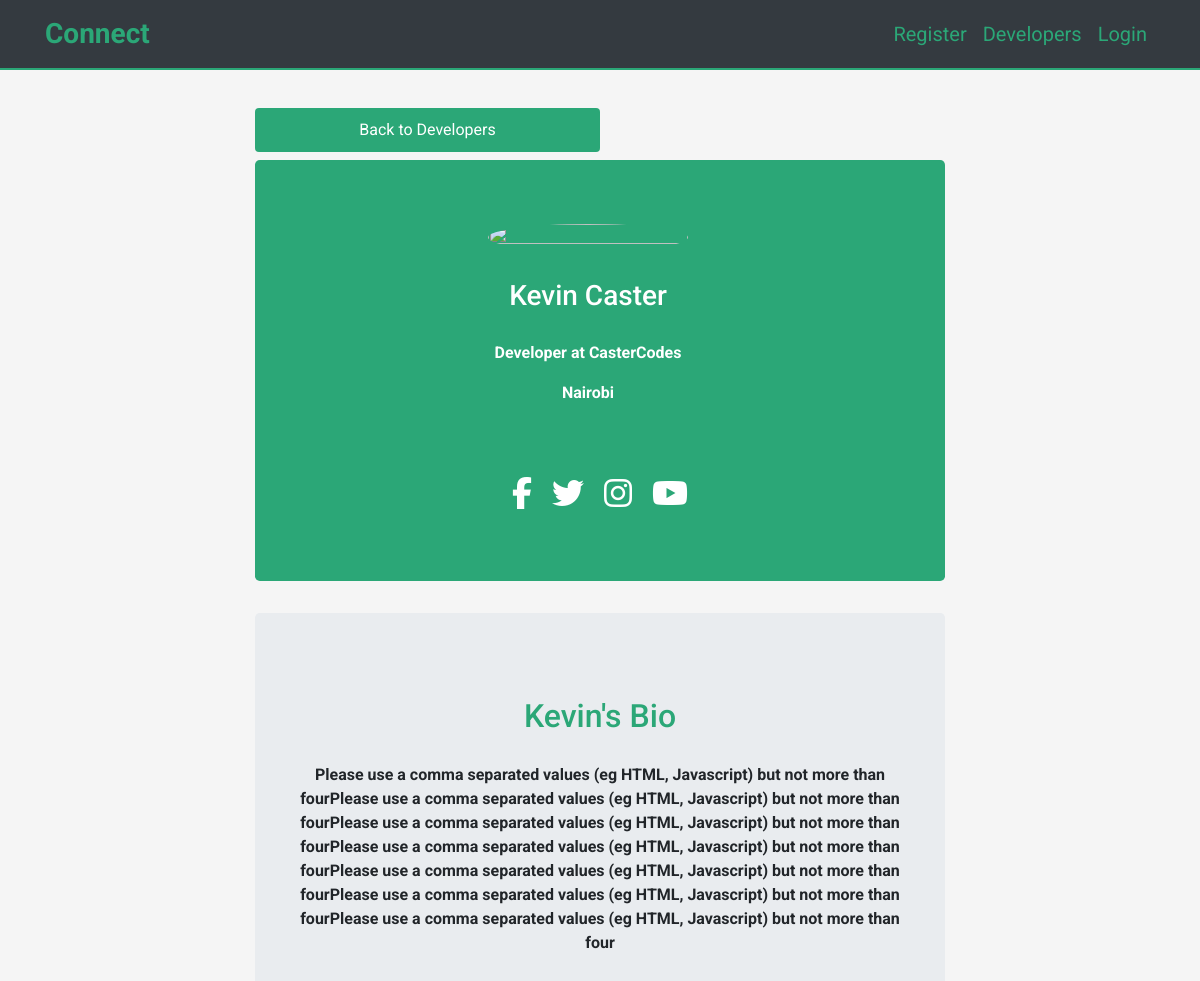
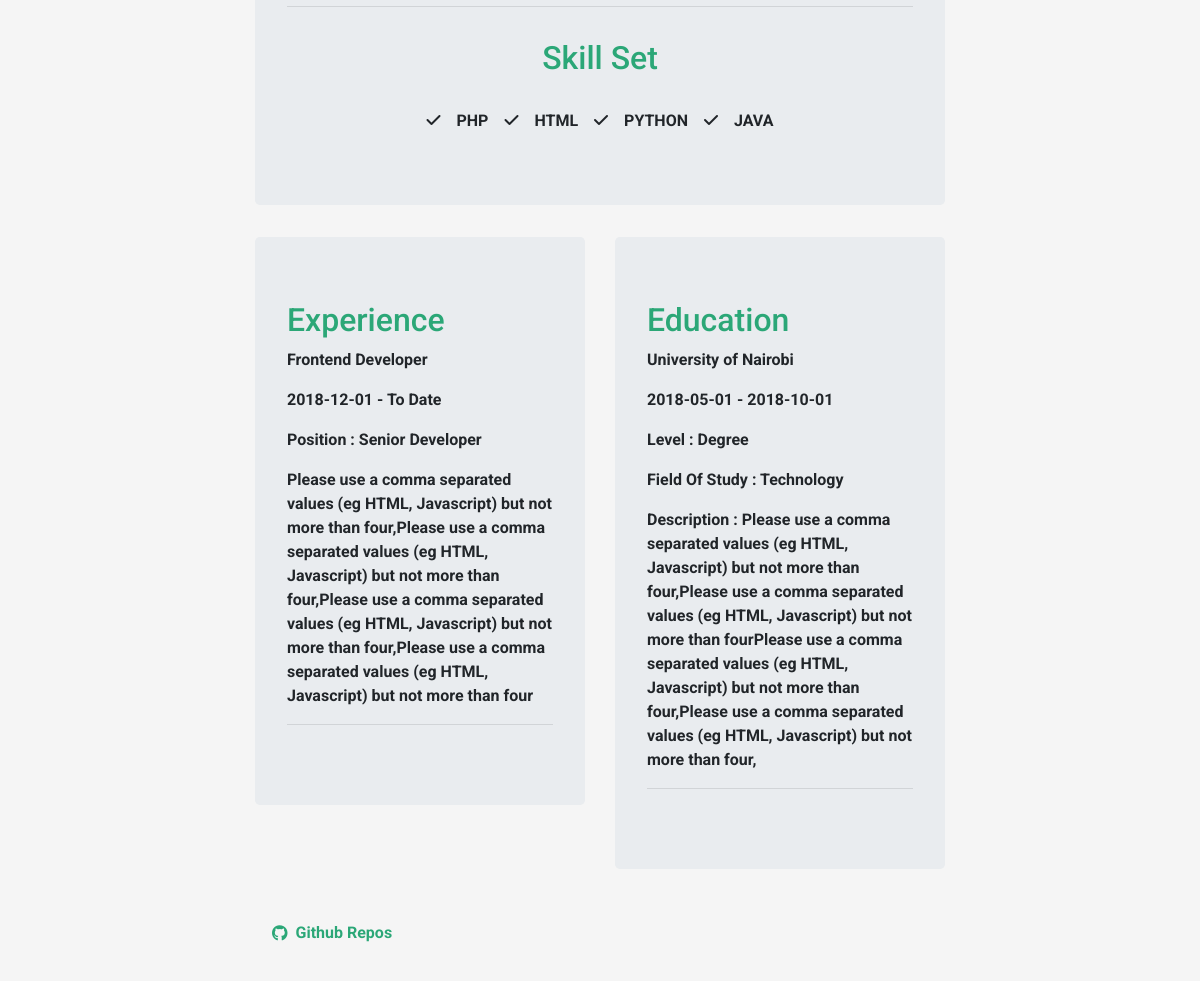
Page /profile.php?user-id=1 on the committed database (2 pictures, top to bottom).
### tables this page shows
CREATE TABLE `users` (
  `userId` int(11) NOT NULL,
  `userName` varchar(256) NOT NULL,
  `userEmail` varchar(256) NOT NULL,
  `userPassword` varchar(256) NOT NULL
);

CREATE TABLE `userprofile` (
  `profileId` int(11) NOT NULL,
  `userId` int(11) NOT NULL,
  `userProfession` varchar(256) NOT NULL,
  `userCompany` varchar(256) NOT NULL,
  `userWebsite` varchar(256) NOT NULL,
  `userLocation` varchar(256) NOT NULL,
  `userSkills` varchar(256) NOT NULL,
  `userGithub` varchar(256) NOT NULL,
  `userBio` longtext NOT NULL,
  `userFacebook` varchar(256) NOT NULL,
  `userTwitter` varchar(256) NOT NULL,
  `userInsta` varchar(256) NOT NULL,
  `userYoutube` varchar(256) NOT NULL,
  `userImage` varchar(256) NOT NULL,
  `uploaded` varchar(256) DEFAULT 'no'
);

CREATE TABLE `experience` (
  `experienceId` int(11) NOT NULL,
  `userId` int(11) NOT NULL,
  `jobTitle` varchar(256) NOT NULL,
  `companyName` varchar(256) NOT NULL,
  `fromDate` date NOT NULL,
  `toDate` date NOT NULL,
  `currentJob` varchar(256) DEFAULT 'no',
  `jobDesc` longtext NOT NULL
);

CREATE TABLE `education` (
  `educationId` int(11) NOT NULL,
  `userId` int(11) NOT NULL,
  `school` varchar(256) NOT NULL,
  `schoolLevel` varchar(256) NOT NULL,
  `schoolField` varchar(256) NOT NULL,
  `fromDate` date NOT NULL,
  `toDate` date NOT NULL,
  `currentEducation` varchar(256) DEFAULT 'no',
  `educationDesc` longtext NOT NULL
);

### lib/Database.php (called while the page is built, shortened)
<?php
class Database {
     private $hostname = DB_HOST;
     private $username = USER_NAME;
     private $pass = USER_PASS;
     private $dbname = DB_NAME;
     private $connection;
     private $stmt;
     public function __construct(){
           try{
               $this->dsn =  'mysql:host='.$this->hostname.';dbname='.$this->dbname;
               $this->options  = [
                PDO::ATTR_DEFAULT_FETCH_MODE => PDO::FETCH_OBJ,
                PDO::ATTR_ERRMODE => PDO::ERRMODE_EXCEPTION,
                PDO::ATTR_PERSISTENT => true,
                PDO::ATTR_EMULATE_PREPARES => false
               ];
               $this->connection = new PDO ($this->dsn, $this->pass, $this->username, $this->options);
           }catch(PDOExpeption $e){
                die('ERROR' . $e->getMessage());
           }
     }
     public function query($sql){
          $this->stmt = $this->connection->prepare($sql);
     }
     public function bind($param, $value, $type = null){
        if(is_null($type)){
            switch($value){
                  default:
                  $type = PDO::PARAM_STR;
            }
        }
        $this->stmt->bindValue($param,$value, $type);
     }
     public function execute(){
           return $this->stmt->execute();
     }
     public function resultSet(){
          $this->resultSet = $this->stmt->fetchAll();
          return $this->resultSet;
     }
     public function singleResult(){
          $this->singleResult = $this->stmt->fetch();
          return $this->singleResult;
     }
     public function rowCount(){
        $this->rowCount = $this->stmt->rowCount();
        return $this->rowCount;
    }
}

### lib/User.php (called while the page is built, shortened)
<?php
class User {
      private $conn;
      public function __construct(){
           $this->conn = new Database();
      }
      public function getUserById($id){
             $sql = "SELECT * FROM users WHERE userId = :userId";
             $this->conn->query($sql);
             $this->conn->bind(':userId', $id);
             $this->conn->execute();
             return $this->conn->singleResult();
      }
      public function getUserprofileById($id){
          $sql = "SELECT * FROM userprofile WHERE userId = :userId";
          $this->conn->query($sql);
          $this->conn->bind(':userId', $id);
          $this->conn->execute();
          if($this->conn->rowCount() === 1){
               return $this->conn->singleResult();
          }else{
                return $this->conn->resultSet();
          }
     }
 }

### lib/Experience.php (called while the page is built, shortened)
<?php
 class Experience{
       private $conn;
       public function __construct(){
           $this->conn = new Database();
       }
       public function getExperienceById($id){
               $sql = "SELECT * FROM experience WHERE userId = :userId";
               $this->conn->query($sql);
               $this->conn->bind(':userId', $id);
               $this->conn->execute();
               return $this->conn->resultSet();
       }
 }

### lib/Education.php (called while the page is built, shortened)
<?php
 class Education{
       private $conn;
       public function __construct(){
           $this->conn = new Database();
       }
       public function getEducationById($id){
            $sql = "SELECT * FROM education WHERE userId = :userId";
            $this->conn->query($sql);
            $this->conn->bind(':userId', $id);
            $this->conn->execute();
            return $this->conn->resultSet();
    }
 }

### profile.php (the view, shortened to what this page needs)
<?php
  include_once 'includes/header.php';
  ?>
  </head>
<?php
   include_once 'includes/navigation.php';
?>
    <section class="profile">
         <?php
            if(isset($_GET['user-id'])){
                  $user_id = $_GET['user-id'];
                  $user = new User();
                  $profile = new User();
                  $userDetails = $user->getUserById($user_id);
                  $profileDetails = $profile->getUserprofileById($user_id);
            }
         ?>
        <div class="container">
            <div>
                <a href="developers.php" class="btn button-one my-2 w-50">Back to Developers</a>
            </div>
            <div class="jumbotron  d-flex flex-column jusfidy-content-center text-center developer-details">
                <div class=" mr-4 p-0">
                    <?php if($profileDetails->uploaded === 'yes'):?>
                        <img src='uploads/<?php echo $profileDetails->userImage;?>' alt="" class='profile-image ' >
                    <?php else:?>
                        <img src="uploads/face.jpeg" class="profile-image img-fluid " alt="">
                    <?php endif;?>
                </div>
                <div class=" mr-4 mt-2 text-white">
                    <h3 class='developer heading-one'><?php echo $userDetails->userName;?></h3>
                    <p>Developer at <?php echo $profileDetails->userCompany;?></p>
                    <p><?php echo $profileDetails->userLocation;?></p>
                </div>
                <div class="text-white text-center jusfidy-content-center mt-5">
                    <a href="<?php echo $profileDetails->userFacebook;?>" class='text-white'> <i class="fab fa-facebook-f fa-2x m-2"></i></a>
                    <a href="<?php echo $profileDetails->userTwitter;?>" class='text-white'> <i class="fab fa-twitter   fa-2x m-2"></i></a>
                    <a href="<?php echo $profileDetails->userInsta;?>" class='text-white'> <i class="fab fa-instagram   fa-2x m-2"></i></a>
                    <a href="<?php echo $profileDetails->userYoutube;?>" class='text-white'><i class="fab fa-youtube  fa-2x m-2"></i></a>
                </div>
            </div>
            <div class="developer-bio jumbotron">
                <div class="d-flex flex-column justify-centent-center text-center">
                    <h2 class='primary-color heading-one'><?php
                          $userfullname = $userDetails->userName;
                          $userfirstname = explode(' ', $userfullname);
                          echo $userfirstname[0] . "'s" . " Bio"
                    ?></h2>
                    <p><?php echo $profileDetails->userBio;?></p>
                </div>
                <hr>
                <div class="d-flex flex-column justify-centent-center text-center">
                    <h2 class='heading-one primary-color py-3'>Skill Set</h2>
                    <div class="d-flex text-center justify-content-center flex-sm-row flex-column">
                        <?php $skills = explode(',', $profileDetails->userSkills);?>
                        <?php if(count($skills) === 4):?>
                            <div class="d-flex  flex-row">
                                <div class="p-2 align-self-start">
                                    <i class="fa fa-check"></i>
                                </div>
                                <div class="p-2 align-self-end">
                                    <?php echo strtoupper($skills[0]);?>
                                </div>
                            </div>
                            <div class="d-flex  flex-row">
                                <div class="p-2 align-self-start">
                                    <i class="fa fa-check"></i>
                                </div>
                                <div class="p-2 align-self-end">
                                    <?php echo strtoupper($skills[1]);?>
                                </div>
                            </div>
                            <div class="d-flex  flex-row">
                                <div class="p-2 align-self-start">
                                    <i class="fa fa-check"></i>
                                </div>
                                <div class="p-2 align-self-end">
                                    <?php echo strtoupper($skills[2]);?>
                                </div>
                            </div>
                            <div class="d-flex  flex-row">
                                <div class="p-2 align-self-start">
                                    <i class="fa fa-check"></i>
                                </div>
                                <div class="p-2 align-self-end">
                                    <?php echo strtoupper($skills[3]);?>
                                </div>
                            </div>
                        <?php endif;?>
                    </div>
                </div>
            </div>
            <div class="well">
                <div class="row">
                    <div class="col-md-12 col-lg-6">
                        <div class="jumbotron  experience">
                            <h2 class="primary-color">Experience</h2>
                            <?php
                              $experienceObj = new Experience();
                              $experienceDetails = $experienceObj->getExperienceById($user_id);
                            ?>
                            <?php if(count($experienceDetails) > 0):?>
                                <?php foreach($experienceDetails as $experience):?>
                                    <p class='mt-2'><?php echo $experience->jobTitle;?></p>
                                    <p><?php echo $experience->fromDate;?> - <?php
                                    if($experience->currentJob === 'yes'){
                                        echo 'To Date';
                                    }else{
                                        echo $experience->toDate;
                                    } ?></p>
                                    <p>Position : <?php echo $profileDetails->userProfession;?> Developer</p>
                                    <p><?php echo $experience->jobDesc;?></p>
                                    <hr>
                              <?php endforeach;?>
                            <?php else:?>
                              <p class="text-info">
                                   User has not yet updated
                              </p>
                            <?php endif;?>
                        </div>
                    </div>
                    <div class="col-md-12 col-lg-6 ">
                        <div class="jumbotron education">
                            <h2 class="primary-color">
                                Education
                            </h2>
                            <?php
                              $educationObj = new Education();
                              $educationDetails = $educationObj->getEducationById($user_id);
                            ?>
                             <?php if(count($educationDetails) > 0):?>
                                <?php foreach($educationDetails as $education):?>
                                    <p class='mt-2'><?php echo $education->school;?></p>
                                    <p><?php echo $education->fromDate;?> - <?php
                                    if($education->currentEducation === 'yes'){
                                        echo 'To Date';
                                    }else{
                                        echo $education->toDate;
                                    } ?></p>
                                <p> Level : <?php echo $education->schoolLevel;?></p>
                                <p>Field Of Study : <?php echo $education->schoolField;?></p>
                                <p>Description : <?php echo $education->educationDesc;?></p>
                                <hr>
                                <?php endforeach;?>
                            <?php else:?>
                                <p class="text-info">
                                    User has not yet updated
                                </p>
                            <?php endif;?>
                        </div>
                    </div>
                </div>
            </div>
        </div>
        <div class="repos mx-3">
            <div class="d-flex flex-row primary-color ml-3 my-0">
                <div class='mr-2'>
                    <i class="fab fa-github heading-one mt-1 "></i>
                </div>
                <div class='mr-2'>
                    <p class="heading-one">Github Repos</p>
                </div>
            </div>
        </div>
    </section>
    <?php include_once 'includes/footer.php';?>

### css/style.css (style rules this page uses)
:root { --primary-color:rgb(43, 167, 119); --priamry-transition-color:rgb(12, 105, 70); }
body { padding:0px; margin:0px; font-family: 'Roboto'; background-color:whitesmoke; }
a { text-decoration: none; }
.button-one { background-color: var(--primary-color); padding:10px 20px; width:40%; color:white; border:none; transition:all 2s ease; }
.heading-one { font-size: bolder; padding:20px 0px }
.primary-color { color:var(--primary-color); }
.profile { padding-top:100px; width:60%; margin:auto; font-weight:bolder; }
.profile .profile-image { width:200px; border-radius: 50%; height:120%; }
.profile .developer-details { background-color: var(--primary-color); }
.profile .experience, .profile .education { min-height:10px; }

### rows in the picture
users: userName "Kevin Caster", userName "Kevin"
userprofile: userCompany "CasterCodes", userLocation "Nairobi", userBio "Please use a comma separated values (eg HTML, Javascript) but not more than fourPlease use a comma separated values (eg HTML, Javascript) but not more than fourPlease use a comma separated values (eg HTML, Javascript) but not more than fourPlease use a comma separated values (eg HTML, Javascript) but not more than fourPlease use a comma separated values (eg HTML, Javascript) but not more than fourPlease use a comma separated values (eg HTML, Javascript) but not more than fourPlease use a comma separated values (eg HTML, Javascript) but not more than four", userSkills "PHP", userSkills "HTML", userSkills "PYTHON", userSkills "JAVA", userProfession "Senior"
experience: jobTitle "Frontend Developer", fromDate "2018-12-01", currentJob "To Date", jobDesc "Please use a comma separated values (eg HTML, Javascript) but not more than four,Please use a comma separated values (eg HTML, Javascript) but not more than four,Please use a comma separated values (eg HTML, Javascript) but not more than four,Please use a comma separated values (eg HTML, Javascript) but not more than four"
education: school "University of Nairobi", fromDate "2018-05-01", toDate "2018-10-01", schoolLevel "Degree", schoolField "Technology", educationDesc "Please use a comma separated values (eg HTML, Javascript) but not more than four,Please use a comma separated values (eg HTML, Javascript) but not more than fourPlease use a comma separated values (eg HTML, Javascript) but not more than four,Please use a comma separated values (eg HTML, Javascript) but not more than four,"
